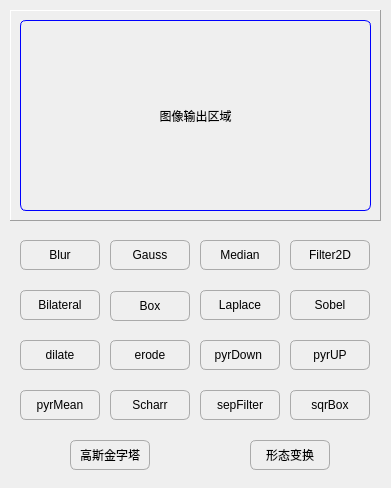
<?xml version="1.0" encoding="UTF-8"?>
<ui version="4.0">
 <class>dlg_opencv</class>
 <widget class="QDialog" name="dlg_opencv">
  <property name="geometry">
   <rect>
    <x>0</x>
    <y>0</y>
    <width>391</width>
    <height>488</height>
   </rect>
  </property>
  <property name="windowTitle">
   <string>OpenCV之图像滤波</string>
  </property>
  <property name="styleSheet">
   <string notr="true">QPushButton{
	border:1px solid #AAAAAA;
	border-radius:6px;
	padding:2px 4px;
}

QLabel{
	border:1px solid #0000FF;
	border-radius:6px;
	padding:4px 4px;
}</string>
  </property>
  <widget class="QFrame" name="frm_image">
   <property name="geometry">
    <rect>
     <x>10</x>
     <y>10</y>
     <width>371</width>
     <height>211</height>
    </rect>
   </property>
   <property name="frameShape">
    <enum>QFrame::Panel</enum>
   </property>
   <property name="frameShadow">
    <enum>QFrame::Raised</enum>
   </property>
   <widget class="QLabel" name="lbl_output">
    <property name="geometry">
     <rect>
      <x>10</x>
      <y>10</y>
      <width>351</width>
      <height>191</height>
     </rect>
    </property>
    <property name="styleSheet">
     <string notr="true"/>
    </property>
    <property name="text">
     <string>图像输出区域</string>
    </property>
    <property name="alignment">
     <set>Qt::AlignCenter</set>
    </property>
   </widget>
  </widget>
  <widget class="QPushButton" name="btn_blur">
   <property name="geometry">
    <rect>
     <x>20</x>
     <y>240</y>
     <width>80</width>
     <height>30</height>
    </rect>
   </property>
   <property name="styleSheet">
    <string notr="true"/>
   </property>
   <property name="text">
    <string>Blur</string>
   </property>
   <property name="flat">
    <bool>false</bool>
   </property>
  </widget>
  <widget class="QPushButton" name="btn_2d">
   <property name="geometry">
    <rect>
     <x>290</x>
     <y>240</y>
     <width>80</width>
     <height>30</height>
    </rect>
   </property>
   <property name="text">
    <string>Filter2D</string>
   </property>
  </widget>
  <widget class="QPushButton" name="btn_gauss">
   <property name="geometry">
    <rect>
     <x>110</x>
     <y>240</y>
     <width>80</width>
     <height>30</height>
    </rect>
   </property>
   <property name="text">
    <string>Gauss</string>
   </property>
  </widget>
  <widget class="QPushButton" name="btn_box">
   <property name="geometry">
    <rect>
     <x>110</x>
     <y>291</y>
     <width>80</width>
     <height>30</height>
    </rect>
   </property>
   <property name="text">
    <string>Box</string>
   </property>
  </widget>
  <widget class="QPushButton" name="btn_median">
   <property name="geometry">
    <rect>
     <x>200</x>
     <y>240</y>
     <width>80</width>
     <height>30</height>
    </rect>
   </property>
   <property name="text">
    <string>Median</string>
   </property>
  </widget>
  <widget class="QPushButton" name="btn_laplace">
   <property name="geometry">
    <rect>
     <x>200</x>
     <y>290</y>
     <width>80</width>
     <height>30</height>
    </rect>
   </property>
   <property name="text">
    <string>Laplace</string>
   </property>
  </widget>
  <widget class="QPushButton" name="btn_sobel">
   <property name="geometry">
    <rect>
     <x>290</x>
     <y>290</y>
     <width>80</width>
     <height>30</height>
    </rect>
   </property>
   <property name="text">
    <string>Sobel</string>
   </property>
  </widget>
  <widget class="QPushButton" name="btn_bilater">
   <property name="geometry">
    <rect>
     <x>20</x>
     <y>290</y>
     <width>80</width>
     <height>30</height>
    </rect>
   </property>
   <property name="text">
    <string>Bilateral</string>
   </property>
  </widget>
  <widget class="QPushButton" name="btn_dilate">
   <property name="geometry">
    <rect>
     <x>20</x>
     <y>340</y>
     <width>80</width>
     <height>30</height>
    </rect>
   </property>
   <property name="text">
    <string>dilate</string>
   </property>
  </widget>
  <widget class="QPushButton" name="btn_erode">
   <property name="geometry">
    <rect>
     <x>110</x>
     <y>340</y>
     <width>80</width>
     <height>30</height>
    </rect>
   </property>
   <property name="text">
    <string>erode</string>
   </property>
  </widget>
  <widget class="QPushButton" name="btn_down">
   <property name="geometry">
    <rect>
     <x>200</x>
     <y>340</y>
     <width>80</width>
     <height>30</height>
    </rect>
   </property>
   <property name="text">
    <string>pyrDown </string>
   </property>
  </widget>
  <widget class="QPushButton" name="btn_up">
   <property name="geometry">
    <rect>
     <x>290</x>
     <y>340</y>
     <width>80</width>
     <height>30</height>
    </rect>
   </property>
   <property name="text">
    <string>pyrUP</string>
   </property>
  </widget>
  <widget class="QPushButton" name="btn_mean">
   <property name="geometry">
    <rect>
     <x>20</x>
     <y>390</y>
     <width>80</width>
     <height>30</height>
    </rect>
   </property>
   <property name="text">
    <string>pyrMean</string>
   </property>
  </widget>
  <widget class="QPushButton" name="btn_scharr">
   <property name="geometry">
    <rect>
     <x>110</x>
     <y>390</y>
     <width>80</width>
     <height>30</height>
    </rect>
   </property>
   <property name="text">
    <string>Scharr</string>
   </property>
  </widget>
  <widget class="QPushButton" name="btn_sepfilter">
   <property name="geometry">
    <rect>
     <x>200</x>
     <y>390</y>
     <width>80</width>
     <height>30</height>
    </rect>
   </property>
   <property name="text">
    <string>sepFilter</string>
   </property>
  </widget>
  <widget class="QPushButton" name="btn_sqrbox">
   <property name="geometry">
    <rect>
     <x>290</x>
     <y>390</y>
     <width>80</width>
     <height>30</height>
    </rect>
   </property>
   <property name="text">
    <string>sqrBox</string>
   </property>
  </widget>
  <widget class="QPushButton" name="btn_pyramid">
   <property name="geometry">
    <rect>
     <x>70</x>
     <y>440</y>
     <width>80</width>
     <height>30</height>
    </rect>
   </property>
   <property name="text">
    <string>高斯金字塔</string>
   </property>
  </widget>
  <widget class="QPushButton" name="btn_morph">
   <property name="geometry">
    <rect>
     <x>250</x>
     <y>440</y>
     <width>80</width>
     <height>30</height>
    </rect>
   </property>
   <property name="text">
    <string>形态变换</string>
   </property>
  </widget>
 </widget>
 <resources/>
 <connections>
  <connection>
   <sender>btn_blur</sender>
   <signal>clicked()</signal>
   <receiver>dlg_opencv</receiver>
   <slot>blur()</slot>
   <hints>
    <hint type="sourcelabel">
     <x>59</x>
     <y>254</y>
    </hint>
    <hint type="destinationlabel">
     <x>195</x>
     <y>191</y>
    </hint>
   </hints>
  </connection>
  <connection>
   <sender>btn_bilater</sender>
   <signal>clicked()</signal>
   <receiver>dlg_opencv</receiver>
   <slot>bilater()</slot>
   <hints>
    <hint type="sourcelabel">
     <x>59</x>
     <y>304</y>
    </hint>
    <hint type="destinationlabel">
     <x>195</x>
     <y>191</y>
    </hint>
   </hints>
  </connection>
  <connection>
   <sender>btn_gauss</sender>
   <signal>clicked()</signal>
   <receiver>dlg_opencv</receiver>
   <slot>gauss()</slot>
   <hints>
    <hint type="sourcelabel">
     <x>149</x>
     <y>254</y>
    </hint>
    <hint type="destinationlabel">
     <x>195</x>
     <y>191</y>
    </hint>
   </hints>
  </connection>
  <connection>
   <sender>btn_box</sender>
   <signal>clicked()</signal>
   <receiver>dlg_opencv</receiver>
   <slot>box()</slot>
   <hints>
    <hint type="sourcelabel">
     <x>149</x>
     <y>305</y>
    </hint>
    <hint type="destinationlabel">
     <x>195</x>
     <y>191</y>
    </hint>
   </hints>
  </connection>
  <connection>
   <sender>btn_2d</sender>
   <signal>clicked()</signal>
   <receiver>dlg_opencv</receiver>
   <slot>fliter2d()</slot>
   <hints>
    <hint type="sourcelabel">
     <x>329</x>
     <y>254</y>
    </hint>
    <hint type="destinationlabel">
     <x>195</x>
     <y>191</y>
    </hint>
   </hints>
  </connection>
  <connection>
   <sender>btn_sobel</sender>
   <signal>clicked()</signal>
   <receiver>dlg_opencv</receiver>
   <slot>sobel()</slot>
   <hints>
    <hint type="sourcelabel">
     <x>329</x>
     <y>304</y>
    </hint>
    <hint type="destinationlabel">
     <x>195</x>
     <y>191</y>
    </hint>
   </hints>
  </connection>
  <connection>
   <sender>btn_median</sender>
   <signal>clicked()</signal>
   <receiver>dlg_opencv</receiver>
   <slot>median()</slot>
   <hints>
    <hint type="sourcelabel">
     <x>239</x>
     <y>254</y>
    </hint>
    <hint type="destinationlabel">
     <x>195</x>
     <y>191</y>
    </hint>
   </hints>
  </connection>
  <connection>
   <sender>btn_laplace</sender>
   <signal>clicked()</signal>
   <receiver>dlg_opencv</receiver>
   <slot>laplace()</slot>
   <hints>
    <hint type="sourcelabel">
     <x>239</x>
     <y>304</y>
    </hint>
    <hint type="destinationlabel">
     <x>195</x>
     <y>191</y>
    </hint>
   </hints>
  </connection>
  <connection>
   <sender>btn_dilate</sender>
   <signal>clicked()</signal>
   <receiver>dlg_opencv</receiver>
   <slot>dilate()</slot>
   <hints>
    <hint type="sourcelabel">
     <x>59</x>
     <y>354</y>
    </hint>
    <hint type="destinationlabel">
     <x>195</x>
     <y>216</y>
    </hint>
   </hints>
  </connection>
  <connection>
   <sender>btn_erode</sender>
   <signal>clicked()</signal>
   <receiver>dlg_opencv</receiver>
   <slot>erode()</slot>
   <hints>
    <hint type="sourcelabel">
     <x>149</x>
     <y>354</y>
    </hint>
    <hint type="destinationlabel">
     <x>195</x>
     <y>216</y>
    </hint>
   </hints>
  </connection>
  <connection>
   <sender>btn_down</sender>
   <signal>clicked()</signal>
   <receiver>dlg_opencv</receiver>
   <slot>down()</slot>
   <hints>
    <hint type="sourcelabel">
     <x>239</x>
     <y>354</y>
    </hint>
    <hint type="destinationlabel">
     <x>195</x>
     <y>216</y>
    </hint>
   </hints>
  </connection>
  <connection>
   <sender>btn_up</sender>
   <signal>clicked()</signal>
   <receiver>dlg_opencv</receiver>
   <slot>up()</slot>
   <hints>
    <hint type="sourcelabel">
     <x>329</x>
     <y>354</y>
    </hint>
    <hint type="destinationlabel">
     <x>195</x>
     <y>216</y>
    </hint>
   </hints>
  </connection>
  <connection>
   <sender>btn_mean</sender>
   <signal>clicked()</signal>
   <receiver>dlg_opencv</receiver>
   <slot>mean()</slot>
   <hints>
    <hint type="sourcelabel">
     <x>59</x>
     <y>404</y>
    </hint>
    <hint type="destinationlabel">
     <x>195</x>
     <y>216</y>
    </hint>
   </hints>
  </connection>
  <connection>
   <sender>btn_scharr</sender>
   <signal>clicked()</signal>
   <receiver>dlg_opencv</receiver>
   <slot>scharr()</slot>
   <hints>
    <hint type="sourcelabel">
     <x>149</x>
     <y>404</y>
    </hint>
    <hint type="destinationlabel">
     <x>195</x>
     <y>216</y>
    </hint>
   </hints>
  </connection>
  <connection>
   <sender>btn_sepfilter</sender>
   <signal>clicked()</signal>
   <receiver>dlg_opencv</receiver>
   <slot>sepfilter()</slot>
   <hints>
    <hint type="sourcelabel">
     <x>239</x>
     <y>404</y>
    </hint>
    <hint type="destinationlabel">
     <x>195</x>
     <y>216</y>
    </hint>
   </hints>
  </connection>
  <connection>
   <sender>btn_sqrbox</sender>
   <signal>clicked()</signal>
   <receiver>dlg_opencv</receiver>
   <slot>sqrbox()</slot>
   <hints>
    <hint type="sourcelabel">
     <x>329</x>
     <y>404</y>
    </hint>
    <hint type="destinationlabel">
     <x>195</x>
     <y>216</y>
    </hint>
   </hints>
  </connection>
  <connection>
   <sender>btn_pyramid</sender>
   <signal>clicked()</signal>
   <receiver>dlg_opencv</receiver>
   <slot>pyramid()</slot>
   <hints>
    <hint type="sourcelabel">
     <x>109</x>
     <y>454</y>
    </hint>
    <hint type="destinationlabel">
     <x>195</x>
     <y>243</y>
    </hint>
   </hints>
  </connection>
  <connection>
   <sender>btn_morph</sender>
   <signal>clicked()</signal>
   <receiver>dlg_opencv</receiver>
   <slot>morph()</slot>
   <hints>
    <hint type="sourcelabel">
     <x>289</x>
     <y>454</y>
    </hint>
    <hint type="destinationlabel">
     <x>195</x>
     <y>243</y>
    </hint>
   </hints>
  </connection>
 </connections>
 <slots>
  <slot>blur()</slot>
  <slot>fliter2d()</slot>
  <slot>gauss()</slot>
  <slot>median()</slot>
  <slot>bilater()</slot>
  <slot>box()</slot>
  <slot>laplace()</slot>
  <slot>sobel()</slot>
  <slot>up()</slot>
  <slot>down()</slot>
  <slot>dilate()</slot>
  <slot>erode()</slot>
  <slot>mean()</slot>
  <slot>scharr()</slot>
  <slot>sepfilter()</slot>
  <slot>sqrbox()</slot>
  <slot>pyramid()</slot>
  <slot>morph()</slot>
 </slots>
</ui>
